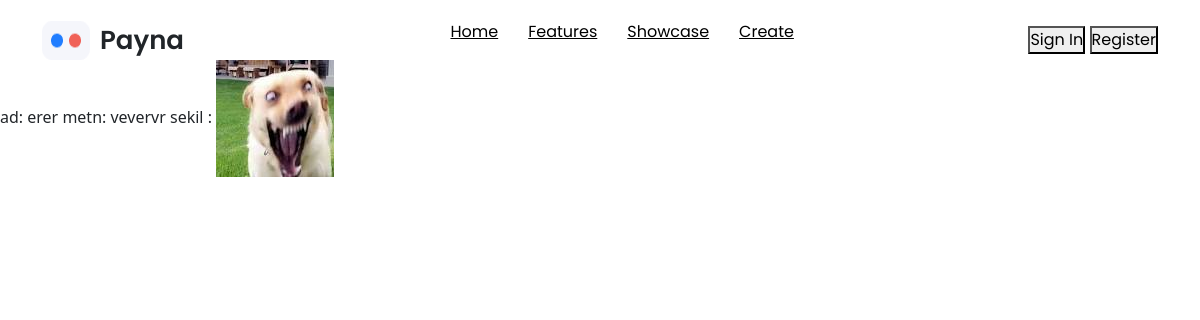
The app's page /article/1 with its own data.
### app/models.py (models this page shows)
class Article(models.Model):
    author = models.ForeignKey("auth.User", verbose_name=("Yaradan"), on_delete=models.CASCADE)
    sekil = models.ImageField(("Sekil"), upload_to="images/", height_field=None, width_field=None, max_length=None)
    name =models.CharField("Ad",max_length=255)
    metn = models.TextField(verbose_name="metn")
    create_date = models.DateTimeField('Yaranma tarixi',auto_now_add=True)

### app/views.py (the view)
# urls.py: path('article/<int:id>',views.showarticle,name = 'article'),
def showarticle(request,id):
    article = Article.objects.get(id=id)
    context ={
        'article': article
    }
    print(article)
    return render(request,'article.html',context=context)

### templates/article.html
{% extends 'base.html' %}
{% block main %}
ad: {{article.name}}
metn: {{article.metn}}
sekil : <img src="{{article.sekil.url}}" alt="" srcset="">
{% endblock main %}

### static/style.css (style rules this page uses)
* { margin: 0; padding: 0; box-sizing: border-box; font-family: "Poppins", sans-serif; }

### records on screen
Article: name "erer", metn "vevervr", sekil (picture)
